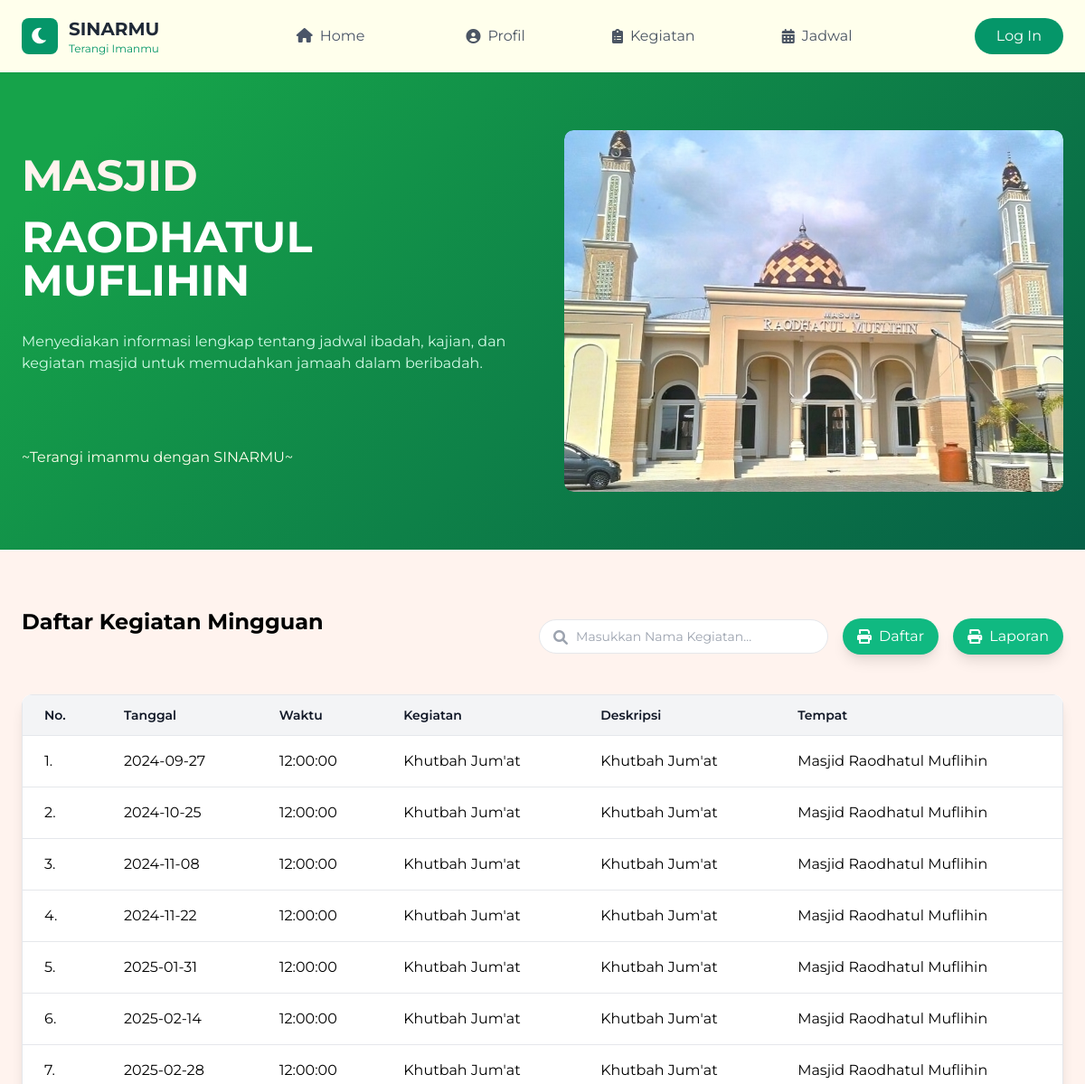
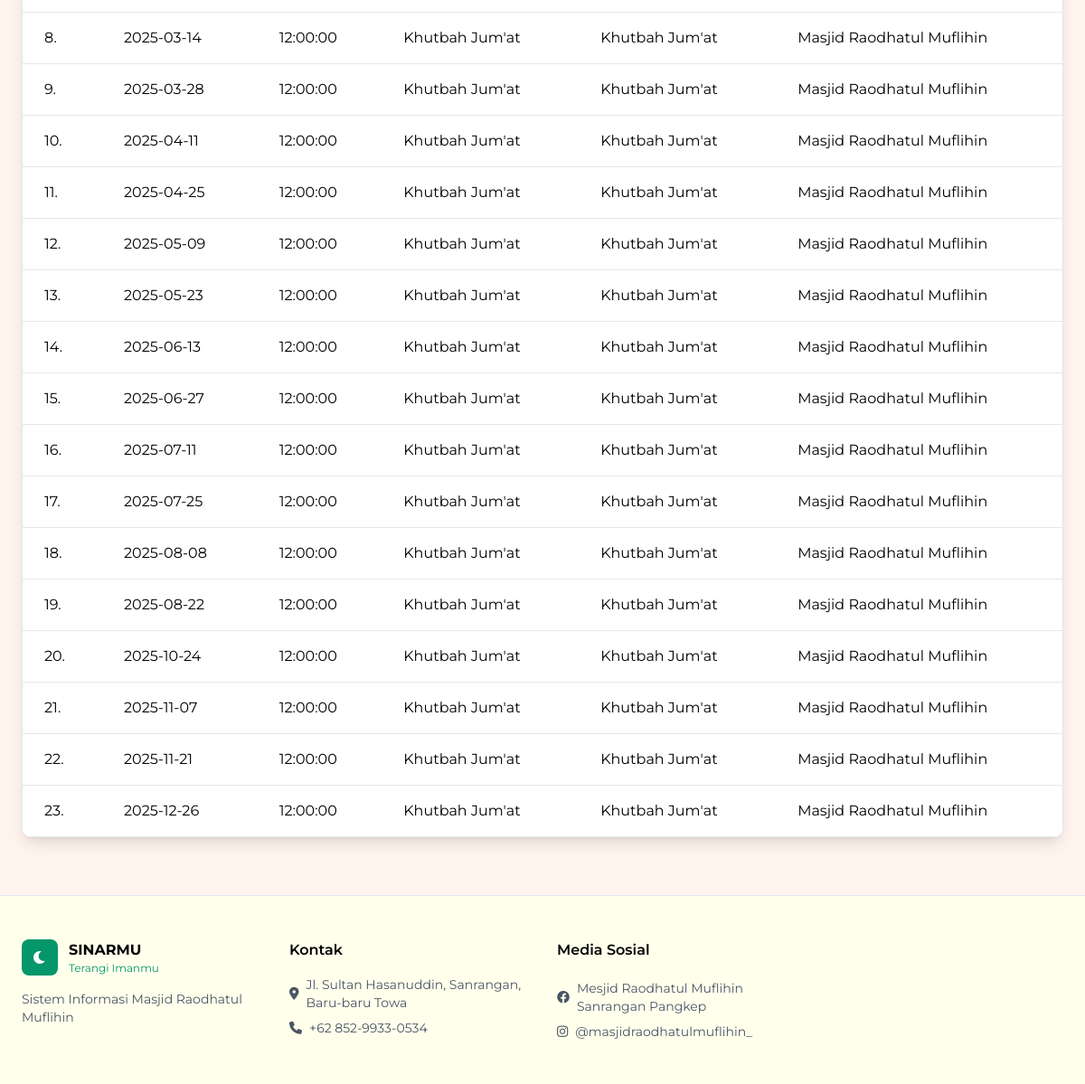
The page /kegiatan_mingguan_public.php on the database its author committed (2 pictures, top to bottom).
### tables this page shows
CREATE TABLE `kegiatan` (
  `id_kegiatan` int NOT NULL,
  `id_masjid` int NOT NULL,
  `kode_kegiatan` varchar(100) NOT NULL,
  `nama_kegiatan` varchar(100) NOT NULL,
  `deskripsi_kegiatan` varchar(255) DEFAULT NULL,
  `tempat_kegiatan` varchar(200) DEFAULT NULL,
  `waktu_kegiatan` time NOT NULL,
  `tanggal_kegiatan` date NOT NULL,
  `created_at` timestamp NULL DEFAULT CURRENT_TIMESTAMP,
  `updated_at` timestamp NULL DEFAULT CURRENT_TIMESTAMP ON UPDATE CURRENT_TIMESTAMP
);

### kegiatan_mingguan_public.php (the view, shortened to what this page needs)
<?php
include 'koneksi.php';
$query = isset($_GET['query']) ? trim($_GET['query']) : '';
if (!empty($query)) {
    $stmt = $conn->prepare("SELECT * FROM kegiatan WHERE nama_kegiatan LIKE ? AND kode_kegiatan='KMG' ORDER BY tanggal_kegiatan ASC");
    $search = "%$query%";
    $stmt->bind_param("s", $search);
} else {
    $stmt = $conn->prepare("SELECT * FROM kegiatan WHERE kode_kegiatan='KMG' ORDER BY tanggal_kegiatan ASC");
}
$stmt->execute();
$result = $stmt->get_result();
$data_kegiatan = $result->num_rows > 0 ? $result->fetch_all(MYSQLI_ASSOC) : [];
?>
<!DOCTYPE html>
<html lang="id">
<head>
    <link href="https://cdnjs.cloudflare.com/ajax/libs/tailwindcss/2.2.19/tailwind.min.css" rel="stylesheet">
    <link href="https://cdnjs.cloudflare.com/ajax/libs/font-awesome/6.0.0/css/all.min.css" rel="stylesheet">
</head>
<body>
    <nav class="background shadow-sm sticky top-0 z-50">
        <div class="max-w-7xl mx-auto px-6">
            <div class="flex justify-between h-20 items-center">
                <div class="flex items-center gap-3">
                    <div class="w-10 h-10 bg-green-600 rounded-lg flex items-center justify-center">
                        <i class="fas fa-moon text-white text-xl"></i>
                    </div>
                    <div>
                        <h1 class="font-bold text-xl text-gray-800">SINARMU</h1>
                        <p class="text-xs text-green-600">Terangi Imanmu</p>
                    </div>
                </div>
                <div class="hidden md:flex items-center space-x-20">
                    <div class="relative">
                        <div id="Home" class="flex items-center text-gray-600 hover:text-green-600 px-2 py-1 cursor-pointer">
                            <a href="home_public.php">
                                <i class="fas fa-home mr-2"></i>Home
                            </a>
                        </div>
                    </div>
                    <div class="relative">
                        <div id="Profil" class="flex items-center text-gray-600 hover:text-green-600 px-2 py-1 cursor-pointer">
                            <i class="fas fa-user-circle mr-2"></i>Profil
                        </div>
                    </div>
                    <div class="relative">
                        <div id="Activity" class="flex items-center text-gray-600 hover:text-green-600 px-2 py-1 cursor-pointer">
                            <i class="fas fa-clipboard-list mr-2"></i>Kegiatan
                        </div>
                    </div>
                    <div class="relative">
                        <div id="Schedule" class="flex items-center text-gray-600 hover:text-green-600 px-2 py-1 cursor-pointer">
                            <i class="fas fa-calendar-alt mr-2"></i>Jadwal
                        </div>
                    </div>
                </div>
        <div class="flex items-center gap-4">
            <a href="login.php" class="bg-green-600 text-white px-6 py-2 rounded-full hover:bg-green-700 transition">Log In</a>
        </div>
    </nav>
    <section class="hero-gradient py-16 text-white">
        <div class="max-w-7xl mx-auto px-6">
            <div class="grid grid-cols-1 md:grid-cols-2 gap-12 items-center">
                <div>
                    <h1 class="text-5xl font-bold mb-5" style="color: #fff3ee">MASJID</h1>
                    <h1 class="text-5xl font-bold mb-8">RAODHATUL MUFLIHIN</h1>
                    <p class="text-green-100 mb-20">Menyediakan informasi lengkap tentang jadwal ibadah, kajian, dan kegiatan masjid untuk memudahkan jamaah dalam beribadah.</p>
                    <h3 class="text-green-50" style="color: #FFFFEC">~Terangi imanmu dengan SINARMU~</h3>
                </div>
                <div class="relative w-full h-94 overflow-hidden">
                    <div class="swiper-container">
                        <div class="swiper-wrapper">
                            <div class="swiper-slide"><img src="/sisfo-masjid/image/masjid1.png" alt="Gambar 1" class="rounded-lg shadow-lg"></div>
                        </div>
                    </div>
                </div>
            </div>
        </div>
    </section>
    <section class="py-16">
        <div class="max-w-7xl mx-auto px-6">
            <div class="flex justify-between items-center mb-8">
                <h2 class="text-2xl font-bold mb-8">Daftar Kegiatan Mingguan</h2>
                <div class="flex items-center gap-4">
                    <form action="" method="GET" class="relative">
                        <input type="search" name="query" placeholder="Masukkan Nama Kegiatan..."
                            class="w-80 pl-10 pr-10 py-2 rounded-full border border-gray-200 focus:outline-none focus:ring-2 focus:ring-green-500 text-sm"
                            id="search-input" autocomplete="off">
                        <i class="fas fa-search absolute left-4 top-3 text-gray-400"></i>
                    </form>
                    <a href="cetak_kegiatan_mingguan.php" class="text-white bg-green-500 hover:bg-green-600 flex items-center gap-2 rounded-full py-2 px-4 shadow-lg" title="Cetak Daftar Kegiatan">
                        <i class="fas fa-print"></i>
                        <span>Daftar</span>
                    </a>
                    <a href="laporan_kegiatan_mingguan.php" class="text-white bg-green-500 hover:bg-green-600 flex items-center gap-2 rounded-full py-2 px-4 shadow-lg" title="Cetak Laporan Mingguan">
                        <i class="fas fa-print"></i>
                        <span>Laporan</span>
                    </a>
                </div>
            </div>
            <div class="bg-white rounded-xl shadow-lg overflow-hidden mt-4">
                <table class="min-w-full bg-white border border-gray-200">
                <thead>
                        <tr>
                            <th class="py-3 px-6 bg-gray-100 font-semibold text-sm text-gray-900 border-b border-gray-200 text-left">No.</th>
                            <th class="py-3 px-6 bg-gray-100 font-semibold text-sm text-gray-900 border-b border-gray-200 text-left">Tanggal</th>
                            <th class="py-3 px-6 bg-gray-100 font-semibold text-sm text-gray-900 border-b border-gray-200 text-left">Waktu</th>
                            <th class="py-3 px-6 bg-gray-100 font-semibold text-sm text-gray-900 border-b border-gray-200 text-left">Kegiatan</th>
                            <th class="py-3 px-6 bg-gray-100 font-semibold text-sm text-gray-900 border-b border-gray-200 text-left">Deskripsi</th>
                            <th class="py-3 px-6 bg-gray-100 font-semibold text-sm text-gray-900 border-b border-gray-200 text-left">Tempat</th>
                        </tr>
                    </thead>
                    <tbody>
                        <?php if (!empty($data_kegiatan)): ?>
                            <?php foreach ($data_kegiatan as $index => $row): ?>
                                <tr class="hover:bg-gray-100">
                                    <td class="py-4 px-6 border-b border-gray-200"><?= $index + 1; ?>.</td>
                                    <td class="py-4 px-6 border-b border-gray200"><?php echo htmlspecialchars($row['tanggal_kegiatan']); ?></td>
                                    <td class="py-4 px-6 border-b border-gray200"><?php echo htmlspecialchars($row['waktu_kegiatan']); ?></td>
                                    <td class="py-4 px-6 border-b border-gray200"><?php echo htmlspecialchars($row['nama_kegiatan']); ?></td>
                                    <td class="py-4 px-6 border-b border-gray200"><?php echo htmlspecialchars($row['deskripsi_kegiatan']); ?></td>
                                    <td class="py-4 px-6 border-b border-gray200"><?php echo htmlspecialchars($row['tempat_kegiatan']); ?></td>
                                </tr>
                            <?php endforeach; ?>
                        <?php endif; ?>
                    </tbody>
                </table>
            </div>
        </div>
    </section>
    <footer class="background border-t">
            <div class="max-w-7xl mx-auto px-6 py-12">
                <div class="grid grid-cols-1 md:grid-cols-4 gap-8">
                    <div>
                        <div class="flex items-center gap-3 mb-4">
                            <div class="w-10 h-10 bg-green-600 rounded-lg flex items-center justify-center">
                                <i class="fas fa-moon text-white"></i>
                            </div>
                            <div>
                                <h4 class="font-bold">SINARMU</h4>
                                <p class="text-xs text-green-600">Terangi Imanmu</p>
                            </div>
                        </div>
                        <p class="text-gray-600 text-sm">Sistem Informasi Masjid Raodhatul Muflihin</p>
                    </div>
                    <div>
                        <h5 class="font-semibold mb-4">Kontak</h5>
                        <ul class="space-y-2 text-sm text-gray-600">
                            <li class="flex items-center gap-2">
                                <i class="fas fa-map-marker-alt"></i>
                                    <a href="https://www.google.co.id/maps/place/Masjid+Raodhatul+Muflihin/@-4.8570717,119.5683597,17z/data=!3m1!4b1!4m6!3m5!1s0x2dbe50384d5f9bdf:0x94d60c3d24cec5d!8m2!3d-4.8570717!4d119.5709346!16s%2Fg%2F11cjh_1107?entry=ttu&g_ep=EgoyMDI0MTAyNy4wIKXMDSoASAFQAw%3D%3D" class="hover:text-green-600">
                                        Jl. Sultan Hasanuddin, Sanrangan, Baru-baru Towa
                                    </a>
                            </li>
                            <li class="flex items-center gap-2">
                                <i class="fas fa-phone"></i>
                                    <a href="https://wa.me/6285299330534" class="hover:text-green-600">
                                        +62 852-9933-0534
                                    </a>
                            </li>
                        </ul>
                    </div>
                    <div>
                        <h5 class="font-semibold mb-5">Media Sosial</h5>
                        <ul class="space-y-2 text-sm text-gray-600">
                            <li class="flex items-center gap-2">
                                <i class="fab fa-facebook"></i>
                                    <a href="https://web.facebook.com/pages/Mesjid-Raodhatul-Muflihin-Sanrangan-Pangkep/2469976183028030" class="hover:text-green-600">
                                        Mesjid Raodhatul Muflihin Sanrangan Pangkep
                                    </a>
                            </li>
                            <li class="flex items-center gap-2">
                                <i class="fab fa-instagram"></i>
                                    <a href="https://www.instagram.com/masjidraodhatulmuflihin_/" class="hover:text-green-600">
                                        @masjidraodhatulmuflihin_
                                    </a>
                            </li>
                        </ul>
                    </div>
                </div>
            </div>
    </footer>
</body>
</html>

### kegiatan_mingguan_public.php (style rules this page uses)
body { font-family: 'Montserrat', sans-serif; background-color: #fff3ee; }
.hero-gradient { background: linear-gradient(135deg, #16a34a 10%, #065f46 100%); }
nav { background: #FFFFEC; position: sticky; top: 0; z-index: 50; }
nav a { color: #4a5568; padding: 0.5rem 1rem; border-radius: 0.5rem; }
footer { background-color: #FFFFEC; border-top: 1px solid #e2e8f0; }
.swiper-container { width: 100%; height: 400px; position: relative; overflow: hidden; border-radius: 10px; }
.swiper-wrapper { display: flex; transition: transform 0.5s ease-in-out; }
.swiper-slide { display: flex; justify-content: center; align-items: center; opacity: 0; transition: opacity 0.5s ease-in-out; position: absolute; width: 100%; height: 100%; border-radius: 10px; overflow: hidden; box-shadow: 0 4px 15px rgba(0, 0, 0, 0.2); }
.swiper-slide-active { opacity: 1; }

### rows shown on the page
kegiatan: tanggal_kegiatan "2024-09-27", waktu_kegiatan "12:00:00", nama_kegiatan "Khutbah Jum'at", deskripsi_kegiatan "Khutbah Jum'at", tempat_kegiatan "Masjid Raodhatul Muflihin"
kegiatan: tanggal_kegiatan "2024-10-25", waktu_kegiatan "12:00:00", nama_kegiatan "Khutbah Jum'at", deskripsi_kegiatan "Khutbah Jum'at", tempat_kegiatan "Masjid Raodhatul Muflihin"
kegiatan: tanggal_kegiatan "2024-11-08", waktu_kegiatan "12:00:00", nama_kegiatan "Khutbah Jum'at", deskripsi_kegiatan "Khutbah Jum'at", tempat_kegiatan "Masjid Raodhatul Muflihin"
kegiatan: tanggal_kegiatan "2024-11-22", waktu_kegiatan "12:00:00", nama_kegiatan "Khutbah Jum'at", deskripsi_kegiatan "Khutbah Jum'at", tempat_kegiatan "Masjid Raodhatul Muflihin"
kegiatan: tanggal_kegiatan "2025-01-31", waktu_kegiatan "12:00:00", nama_kegiatan "Khutbah Jum'at", deskripsi_kegiatan "Khutbah Jum'at", tempat_kegiatan "Masjid Raodhatul Muflihin"
kegiatan: tanggal_kegiatan "2025-02-14", waktu_kegiatan "12:00:00", nama_kegiatan "Khutbah Jum'at", deskripsi_kegiatan "Khutbah Jum'at", tempat_kegiatan "Masjid Raodhatul Muflihin"
kegiatan: tanggal_kegiatan "2025-02-28", waktu_kegiatan "12:00:00", nama_kegiatan "Khutbah Jum'at", deskripsi_kegiatan "Khutbah Jum'at", tempat_kegiatan "Masjid Raodhatul Muflihin"
kegiatan: tanggal_kegiatan "2025-03-14", waktu_kegiatan "12:00:00", nama_kegiatan "Khutbah Jum'at", deskripsi_kegiatan "Khutbah Jum'at", tempat_kegiatan "Masjid Raodhatul Muflihin"
kegiatan: tanggal_kegiatan "2025-03-28", waktu_kegiatan "12:00:00", nama_kegiatan "Khutbah Jum'at", deskripsi_kegiatan "Khutbah Jum'at", tempat_kegiatan "Masjid Raodhatul Muflihin"
kegiatan: tanggal_kegiatan "2025-04-11", waktu_kegiatan "12:00:00", nama_kegiatan "Khutbah Jum'at", deskripsi_kegiatan "Khutbah Jum'at", tempat_kegiatan "Masjid Raodhatul Muflihin"
kegiatan: tanggal_kegiatan "2025-04-25", waktu_kegiatan "12:00:00", nama_kegiatan "Khutbah Jum'at", deskripsi_kegiatan "Khutbah Jum'at", tempat_kegiatan "Masjid Raodhatul Muflihin"
kegiatan: tanggal_kegiatan "2025-05-09", waktu_kegiatan "12:00:00", nama_kegiatan "Khutbah Jum'at", deskripsi_kegiatan "Khutbah Jum'at", tempat_kegiatan "Masjid Raodhatul Muflihin"
kegiatan: tanggal_kegiatan "2025-05-23", waktu_kegiatan "12:00:00", nama_kegiatan "Khutbah Jum'at", deskripsi_kegiatan "Khutbah Jum'at", tempat_kegiatan "Masjid Raodhatul Muflihin"
kegiatan: tanggal_kegiatan "2025-06-13", waktu_kegiatan "12:00:00", nama_kegiatan "Khutbah Jum'at", deskripsi_kegiatan "Khutbah Jum'at", tempat_kegiatan "Masjid Raodhatul Muflihin"
kegiatan: tanggal_kegiatan "2025-06-27", waktu_kegiatan "12:00:00", nama_kegiatan "Khutbah Jum'at", deskripsi_kegiatan "Khutbah Jum'at", tempat_kegiatan "Masjid Raodhatul Muflihin"
kegiatan: tanggal_kegiatan "2025-07-11", waktu_kegiatan "12:00:00", nama_kegiatan "Khutbah Jum'at", deskripsi_kegiatan "Khutbah Jum'at", tempat_kegiatan "Masjid Raodhatul Muflihin"
kegiatan: tanggal_kegiatan "2025-07-25", waktu_kegiatan "12:00:00", nama_kegiatan "Khutbah Jum'at", deskripsi_kegiatan "Khutbah Jum'at", tempat_kegiatan "Masjid Raodhatul Muflihin"
kegiatan: tanggal_kegiatan "2025-08-08", waktu_kegiatan "12:00:00", nama_kegiatan "Khutbah Jum'at", deskripsi_kegiatan "Khutbah Jum'at", tempat_kegiatan "Masjid Raodhatul Muflihin"
kegiatan: tanggal_kegiatan "2025-08-22", waktu_kegiatan "12:00:00", nama_kegiatan "Khutbah Jum'at", deskripsi_kegiatan "Khutbah Jum'at", tempat_kegiatan "Masjid Raodhatul Muflihin"
kegiatan: tanggal_kegiatan "2025-10-24", waktu_kegiatan "12:00:00", nama_kegiatan "Khutbah Jum'at", deskripsi_kegiatan "Khutbah Jum'at", tempat_kegiatan "Masjid Raodhatul Muflihin"
kegiatan: tanggal_kegiatan "2025-11-07", waktu_kegiatan "12:00:00", nama_kegiatan "Khutbah Jum'at", deskripsi_kegiatan "Khutbah Jum'at", tempat_kegiatan "Masjid Raodhatul Muflihin"
kegiatan: tanggal_kegiatan "2025-11-21", waktu_kegiatan "12:00:00", nama_kegiatan "Khutbah Jum'at", deskripsi_kegiatan "Khutbah Jum'at", tempat_kegiatan "Masjid Raodhatul Muflihin"
kegiatan: tanggal_kegiatan "2025-12-26", waktu_kegiatan "12:00:00", nama_kegiatan "Khutbah Jum'at", deskripsi_kegiatan "Khutbah Jum'at", tempat_kegiatan "Masjid Raodhatul Muflihin"
